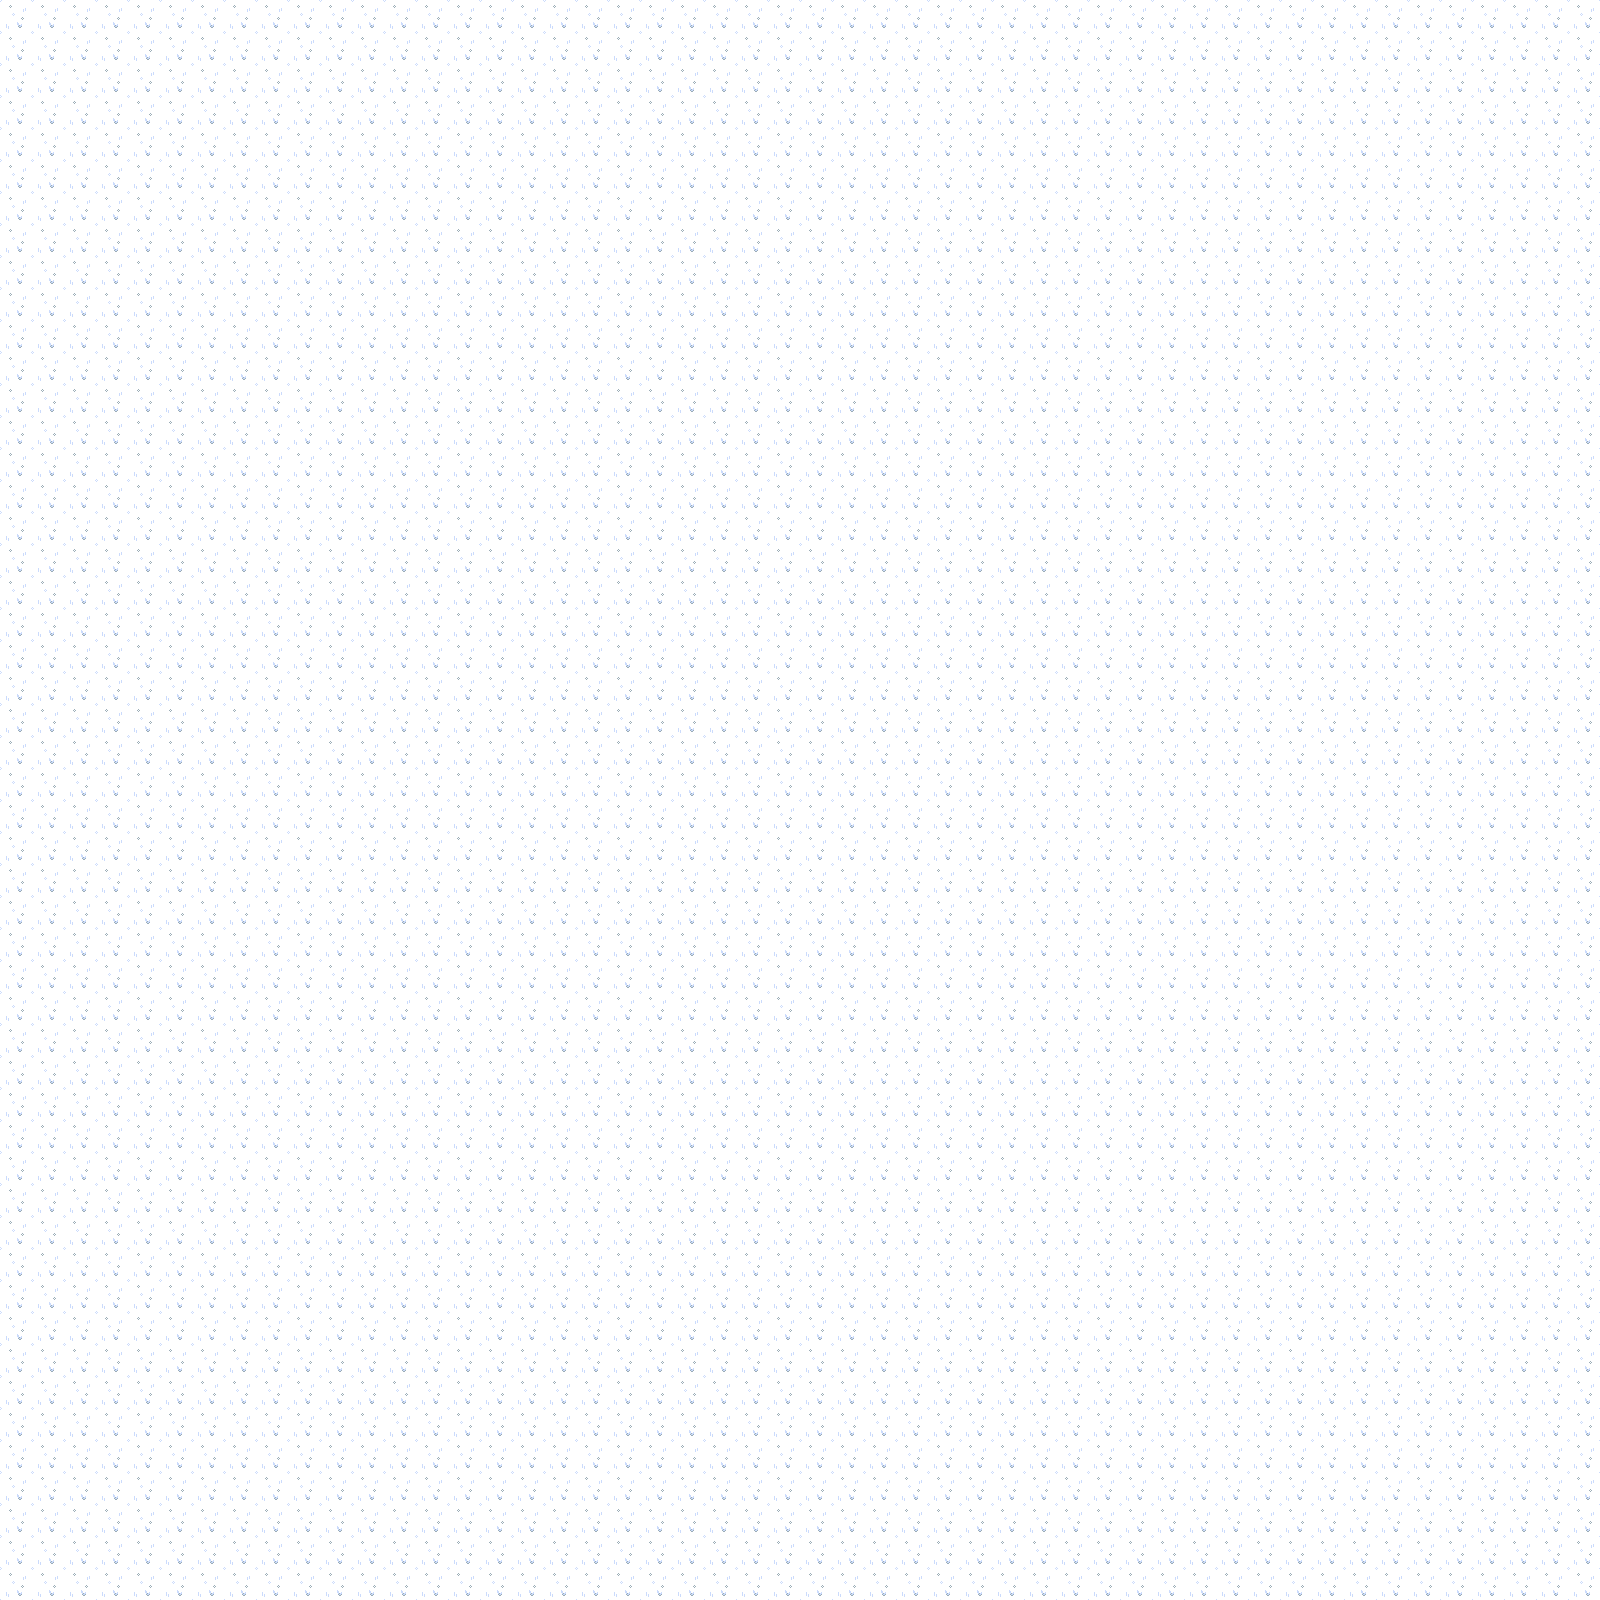

Rendered tile map (Tiled .tmx) drawn with the repository's tilesets; below, a short description and the map source with its tile grids summarised:
An orthogonal 100x100 tile map with 16x16 px tiles, 1 tile layer.

<map version="1.5" tiledversion="1.7.1" orientation="orthogonal" renderorder="right-down" width="100" height="100" tilewidth="16" tileheight="16" infinite="0" nextlayerid="2" nextobjectid="1">
 <tileset firstgid="1" source="Ice.tsx" />
 <layer id="1" width="100" height="100">
  <data>[10000 cells, 10000 non-empty, 4 distinct tile ids]</data>
 </layer>
</map>
